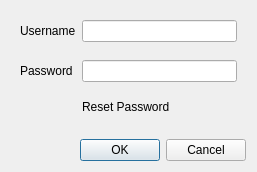
<?xml version="1.0" encoding="UTF-8"?>
<ui version="4.0">
 <class>LoginDialog</class>
 <widget class="QDialog" name="LoginDialog">
  <property name="geometry">
   <rect>
    <x>0</x>
    <y>0</y>
    <width>257</width>
    <height>172</height>
   </rect>
  </property>
  <property name="windowTitle">
   <string>Login</string>
  </property>
  <layout class="QVBoxLayout" name="verticalLayout">
   <item>
    <widget class="QWidget" name="widget" native="true">
     <layout class="QFormLayout" name="formLayout">
      <property name="verticalSpacing">
       <number>18</number>
      </property>
      <item row="0" column="0">
       <widget class="QLabel" name="label">
        <property name="text">
         <string>Username</string>
        </property>
       </widget>
      </item>
      <item row="0" column="1">
       <widget class="QLineEdit" name="usernameLineEdit"/>
      </item>
      <item row="1" column="0">
       <widget class="QLabel" name="label_2">
        <property name="text">
         <string>Password</string>
        </property>
       </widget>
      </item>
      <item row="1" column="1">
       <widget class="QLineEdit" name="passwordLineEdit">
        <property name="echoMode">
         <enum>QLineEdit::Password</enum>
        </property>
       </widget>
      </item>
      <item row="2" column="1">
       <widget class="QLabel" name="resetPasswordLabel">
        <property name="text">
         <string>Reset Password</string>
        </property>
       </widget>
      </item>
     </layout>
    </widget>
   </item>
   <item>
    <widget class="QDialogButtonBox" name="buttonBox">
     <property name="orientation">
      <enum>Qt::Horizontal</enum>
     </property>
     <property name="standardButtons">
      <set>QDialogButtonBox::Cancel|QDialogButtonBox::Ok</set>
     </property>
    </widget>
   </item>
  </layout>
 </widget>
 <resources/>
 <connections>
  <connection>
   <sender>buttonBox</sender>
   <signal>accepted()</signal>
   <receiver>LoginDialog</receiver>
   <slot>accept()</slot>
   <hints>
    <hint type="sourcelabel">
     <x>248</x>
     <y>254</y>
    </hint>
    <hint type="destinationlabel">
     <x>157</x>
     <y>274</y>
    </hint>
   </hints>
  </connection>
  <connection>
   <sender>buttonBox</sender>
   <signal>rejected()</signal>
   <receiver>LoginDialog</receiver>
   <slot>reject()</slot>
   <hints>
    <hint type="sourcelabel">
     <x>316</x>
     <y>260</y>
    </hint>
    <hint type="destinationlabel">
     <x>286</x>
     <y>274</y>
    </hint>
   </hints>
  </connection>
 </connections>
</ui>
